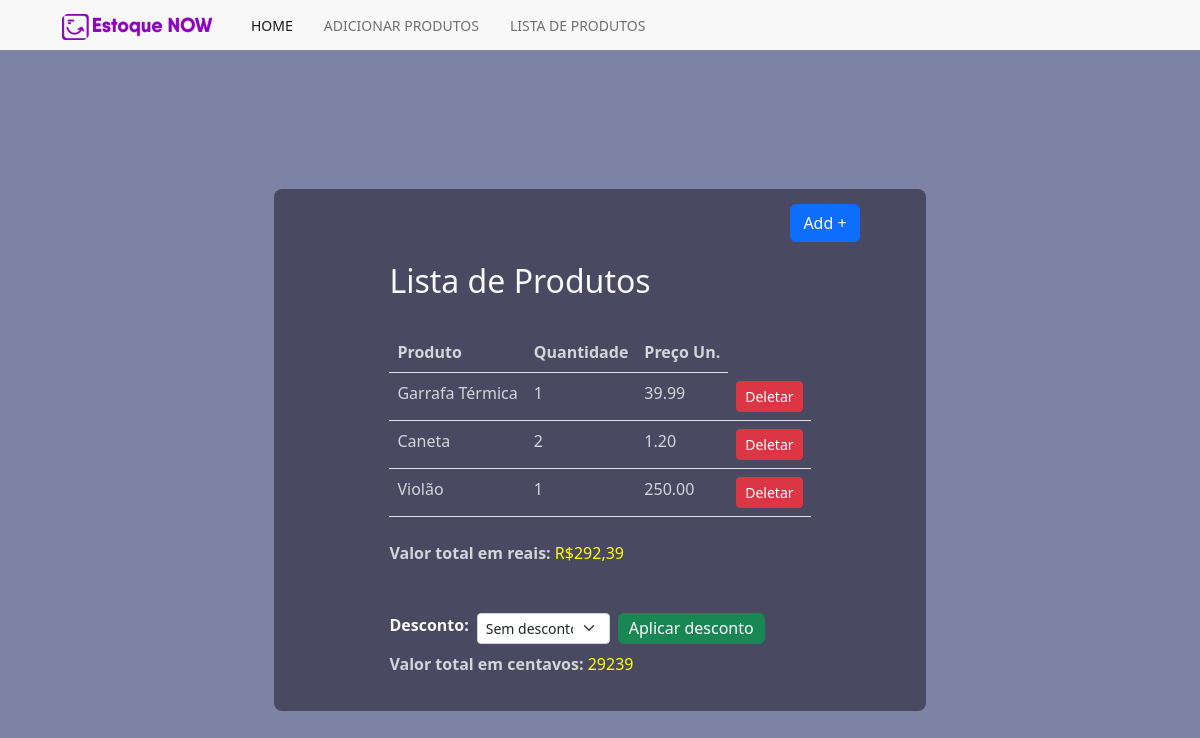
The app's page /product-list.php with its own data.
### tables this page shows
CREATE TABLE `products` (
  `id` int NOT NULL AUTO_INCREMENT,
  `name` varchar(45) NOT NULL,
  `amount` int NOT NULL,
  `price` double(10,2) NOT NULL,
  PRIMARY KEY (`id`)
);

### product-list.php (the view, shortened to what this page needs)
<?php include("db-connection.php"); ?>
<?php include("header.php"); ?>
<div class="container">
    <div class="central-content-list">
        <div class="btn-keep-buying">
            <a href="add-product.php" class="btn btn-primary">Add +</a>
        </div>
        <div class="view-table">
            <div class="mb-4 d-flex justify-content-space-between">
                <h2>Lista de Produtos</h2>
            </div>
            <table class="table">
                <thead>
                    <tr>
                        <th scope="col">Produto</th>
                        <th scope="col">Quantidade</th>
                        <th scope="col">Preço Un.</th>
                    </tr>
                </thead>
                <tbody>
                    <?php
                        $sql = "SELECT * FROM products";
                        $result = $conn->query($sql);
                        $totalPrice = 0;
                        while($row = $result->fetch_assoc()) {
                            echo "
                                <tr>
                                    <td>$row[name]</td>
                                    <td>$row[amount]</td>
                                    <td>$row[price]</td>
                                    <td>
                                        <form action='product-list.php' method='POST'>
                                            <button class='btn btn-danger btn-sm' type='submit' value='$row[id]' name='delete-product'>Deletar</button>
                                        </form>
                                    </td>
                                </tr>
                            ";
                            $totalPrice += ($row['price'] * $row['amount']);
                        }
                        $totalInCents = $totalPrice * 100;
                    ?>
                </tbody>
            </table>
            <form class="mt-4" action="" method="POST">
                <div class="mb-5 d-flex flex-column">
                    <span class="span-total-values"><strong class="mb-2 total-values">Valor total em reais: </strong> R$<?=number_format($totalPrice, 2, ',', '.');?></span>
                </div>
                <div class="discount-div d-flex gap-2 mb-2">
                    <label for="discountSelect"><strong>Desconto:</strong></label>
                    <select name="discountSelect" id="discountSelect" class='form-select form-select-sm discount-select' aria-label='.form-select-sm example'>
                        <option selected disabled>Sem desconto</option>
                    </select>
                    <input class="btn btn-success btn-set-discount" type="submit" value="Aplicar desconto">
                </div>
                <div class="total-value">
                    <span class="span-total-values"><strong class="mb-2 total-values">Valor total em centavos: </strong><?=intval($totalInCents)?></span>
                </div>
            </form>
        </div>
    </div>
</div>
<?php include("footer.php"); ?>

### header.php (shortened to what this page needs)
<!DOCTYPE html>
<html lang="pt-BR">
<head>
        <link rel="stylesheet" href="https://cdn.jsdelivr.net/npm/bootstrap@5.2.2/dist/css/bootstrap.min.css">
    </head>
    <body>
        <header>
            <nav class="navbar navbar-expand-lg bg-light navbar-container" style="background-color: #F8F8F8 !important;">
                <div class="container-fluid d-flex">
                    <a class="navbar-brand" href="#"><img src="./assets/logo-estoque-now.png" alt="Logo da Estoque Now"></a>
                    <div class="collapse navbar-collapse" id="navbarNavAltMarkup">
                        <div class="navbar-nav">
                            <a class="nav-link active" aria-current="page" href="index.php">HOME</a>
                            <a class="nav-link" href="add-product.php">ADICIONAR PRODUTOS</a>
                            <a class="nav-link" href="product-list.php">LISTA DE PRODUTOS</a>
                        </div>
                    </div>
                </div>
            </nav>
        </header>

### styles.php (style rules this page uses)
body { background-color: #7D83A5!important; }
h2 { color: #f8f8f8; }
.container { display: flex; justify-content: center; min-height: 100vh; align-items: center; padding: 50px; }
td, tr { color:#f8f8f8cb }
.central-content-list { display: flex; flex-direction: column; align-items: center; justify-content: center; background-color: #3f4055d7; border-radius: 8px; padding: 15px; }
.view-table { padding: 20px 100px; }
.btn-keep-buying { margin-left: 450px; }
label { color: #f8f8f8 !important; }
#discountSelect { width: 133px; height: 31px; }
.btn-set-discount { padding: 0 10px !important; }
.total-values { color: #f8f8f8cb; }
.span-total-values { color: yellow; }
.nav-link { font-size: 14px !important; margin-left: 15px; }
.navbar-container { margin: 0 auto !important; padding: 5px 50px !important; }

### records on screen
products: name "Garrafa Térmica", amount "1", price "39.99", $row[id] 21 (drawn)
products: name "Caneta", amount "2", price "1.20", $row[id] 48 (drawn)
products: name "Violão", amount "1", price "250.00", $row[id] 49 (drawn)

### other values on screen
$totalPrice "292,39"
$totalInCents "29239"
